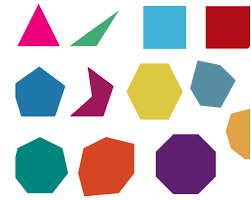
#> input picture Assets/sekil.png, 251 x 200 px
$ python 'Sekil_Algılama.py'
#> lines starting #> are read from the running program, lines starting #| are printed output that depends on the picture; after the words box and inside, x2 and y2 are one past the last pixel; in counts of white or black regions, pixels touching at a corner belong together
import cv2
import numpy as np

img = cv2.imread("../Assets/sekil.png")
#> img is the input picture: shape (200, 251, 3); mean B, G, R 193.5, 192, 202.4
img = cv2.resize(img, (500, 500))
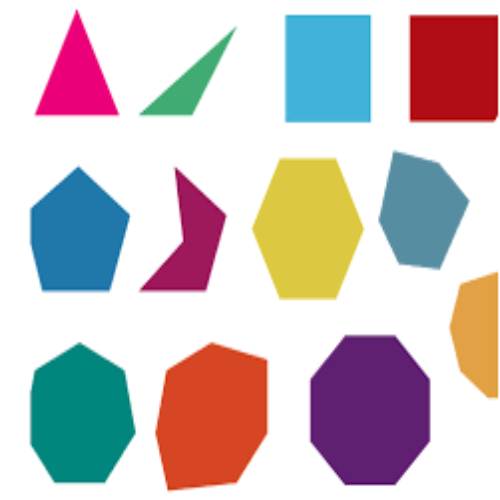
#> img: shape (500, 500, 3); mean B, G, R 193.4, 192, 202.4

font = cv2.FONT_HERSHEY_COMPLEX
gri = cv2.cvtColor(img, cv2.COLOR_BGR2GRAY)
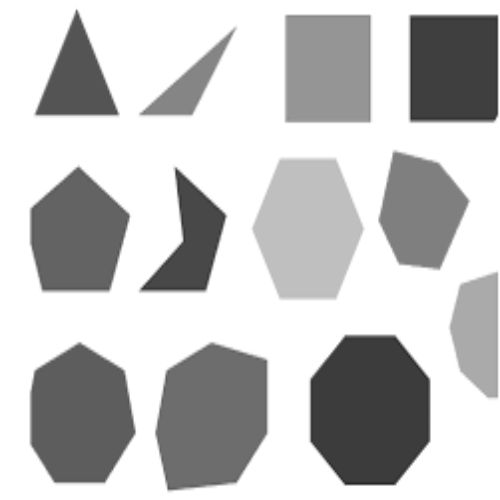
#> gri: shape (500, 500); min 38, max 255, mean 195.2

_, thresh = cv2.threshold(gri, 200, 255, cv2.THRESH_BINARY)
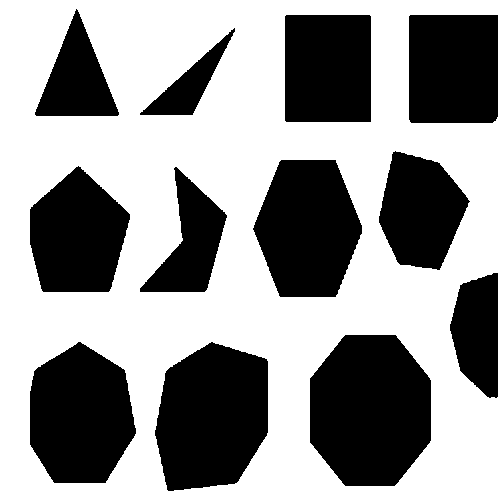
#> thresh: shape (500, 500); 58.5% white; 12 black regions
kontur, _ = cv2.findContours(thresh, cv2.RETR_TREE, cv2.CHAIN_APPROX_SIMPLE)
#> kontur = 13 contours; largest, box (x1, y1, x2, y2) and area: (0, 0, 500, 500) 249001, (309, 334, 432, 487) 15318, (154, 341, 269, 492) 13590, (29, 341, 137, 484) 11802, (252, 159, 363, 298) 11530

for i in kontur:
    e = 0.01 * cv2.arcLength(i, True)
    approx = cv2.approxPolyDP(i, e, True)
    cv2.drawContours(img, [approx], 0, (0, 255, 0), 3)

    x, y = approx.ravel()[0], approx.ravel()[1]

    label = "daire"
    if len(approx) == 3:
        label = "3"
    elif len(approx) == 4:
        label = "4"
    elif len(approx) == 5:
        label = "5"
    elif len(approx) == 6:
        label = "6"
    elif len(approx) == 7:
        label = "7"
    elif len(approx) == 8:
        label = "8"

    cv2.putText(img, label, (x, y + 20), font, 1, (0, 0, 0), 1)
#> this loop made 13 passes
#> (e, approx, x, y, label) on passes 1, 10, 11, 12, 13: (19.96, [[0, 0], [0, 499], [499, 499], [499, 0]], 0, 0, '4'), (2.96, [[235, 28], [192, 115], [139, 114]], 235, 28, '3'), (3.92, [[410, 14], [498, 15], [495, 121], [409, 121]], 410, 14, '4'), (3.86, [[286, 14], [371, 16], [370, 122], [284, 120]], 286, 14, '4'), (3.34, [[76, 8], [118, 109], [117, 116], [34, 114]], 76, 8, '4')
#> (e, x, y, label) on passes 2 to 7: (4.62, 266, 358, '7'), (4.22, 78, 341, '7'), (4.63, 345, 334, '8'), (3.15, 497, 272, '6'), (3.77, 176, 166, '5'), (3.87, 78, 165, '6')
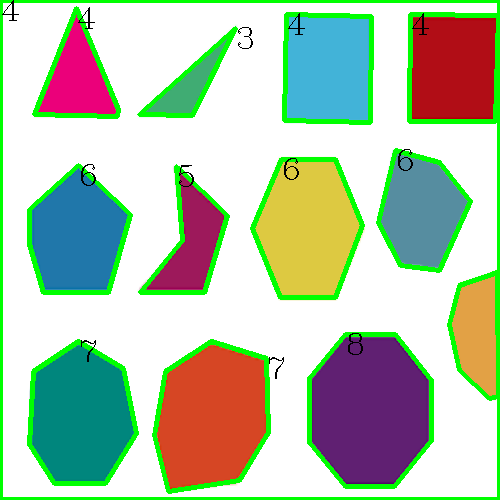
#> img: shape (500, 500, 3); 11.03% of pixels changed, all inside (x1, y1, x2, y2) = (0, 0, 500, 500)

cv2.imshow("Sekil Algilama", img)
cv2.waitKey(0)
cv2.destroyAllWindows()
